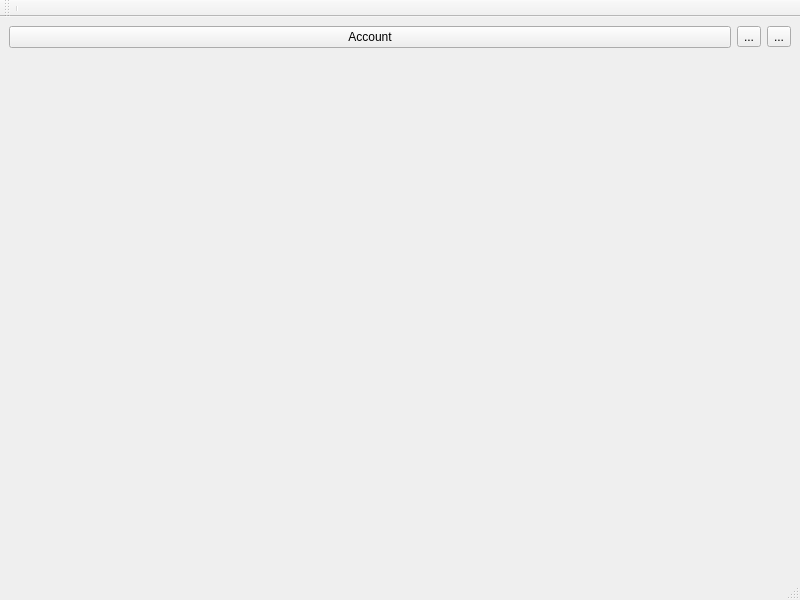
<?xml version="1.0" encoding="UTF-8"?>
<ui version="4.0">
 <class>SettingsMainWindow</class>
 <widget class="QMainWindow" name="SettingsMainWindow">
  <property name="geometry">
   <rect>
    <x>0</x>
    <y>0</y>
    <width>800</width>
    <height>600</height>
   </rect>
  </property>
  <property name="windowTitle">
   <string>Settings</string>
  </property>
  <widget class="QWidget" name="centralwidget">
   <layout class="QGridLayout" name="gridLayout">
    <item row="0" column="2">
     <widget class="QToolButton" name="toolButton_2">
      <property name="text">
       <string>...</string>
      </property>
     </widget>
    </item>
    <item row="0" column="3">
     <widget class="QToolButton" name="toolButton">
      <property name="text">
       <string>...</string>
      </property>
     </widget>
    </item>
    <item row="0" column="1">
     <widget class="QPushButton" name="settingAccountButton">
      <property name="text">
       <string>Account</string>
      </property>
     </widget>
    </item>
    <item row="1" column="1">
     <widget class="AccountWidget" name="widget" native="true"/>
    </item>
   </layout>
  </widget>
  <widget class="QStatusBar" name="statusbar"/>
  <widget class="QToolBar" name="toolBar">
   <property name="windowTitle">
    <string>toolBar</string>
   </property>
   <attribute name="toolBarArea">
    <enum>TopToolBarArea</enum>
   </attribute>
   <attribute name="toolBarBreak">
    <bool>false</bool>
   </attribute>
   <addaction name="separator"/>
  </widget>
 </widget>
 <customwidgets>
  <customwidget>
   <class>AccountWidget</class>
   <extends>QWidget</extends>
   <header location="global">accountwidget.h</header>
   <container>1</container>
  </customwidget>
 </customwidgets>
 <resources/>
 <connections/>
</ui>
